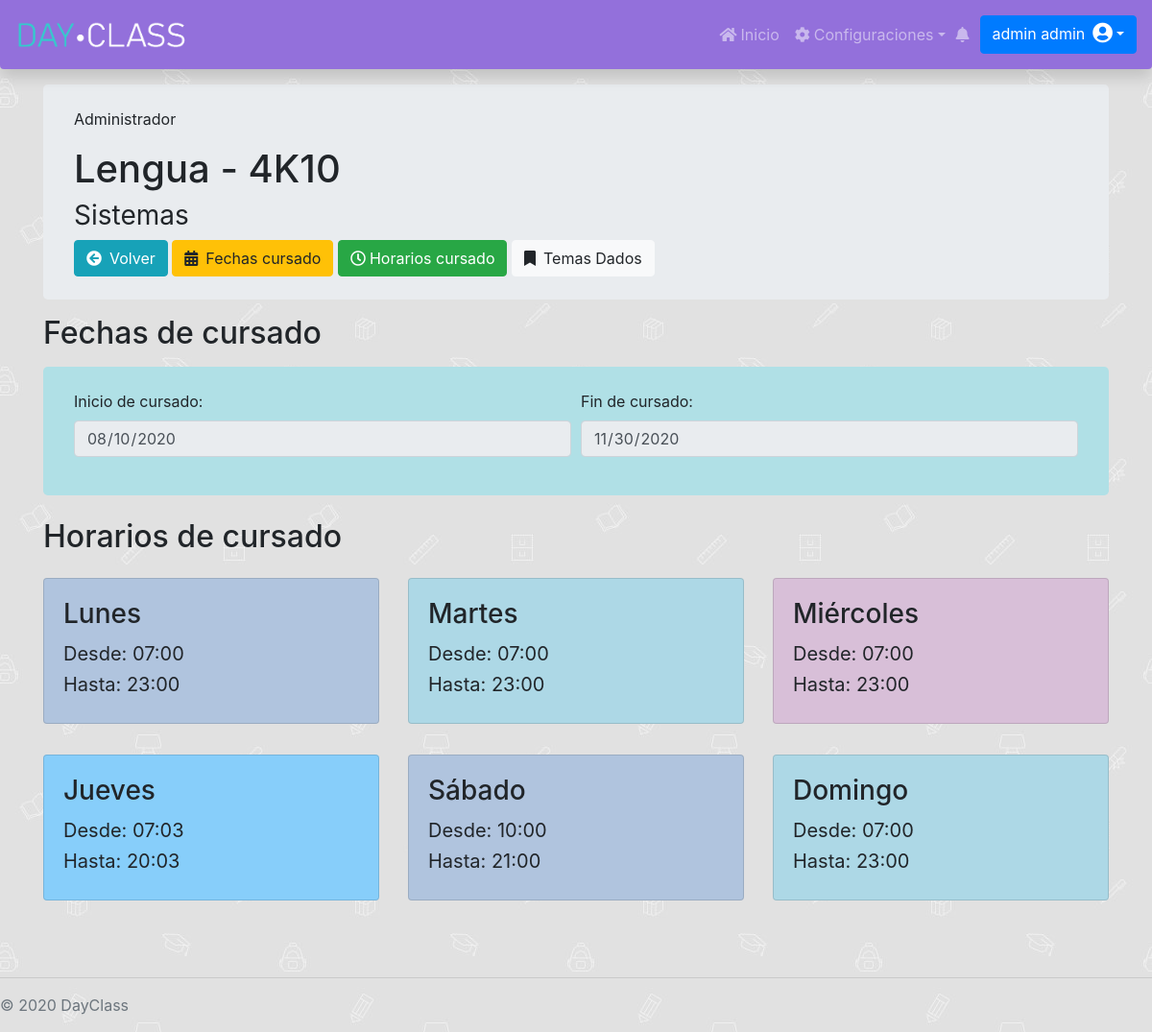
Page /Administrador/MateriaCurso/Curso/verCurso.php?id_curso=18 (signed in) on the committed database.
### tables this page shows
CREATE TABLE `curso` (
  `id` int(11) NOT NULL AUTO_INCREMENT,
  `fechaDesdeCurActual` date DEFAULT NULL,
  `fechaHastaCurActul` date DEFAULT NULL,
  `nombreCurso` varchar(255) DEFAULT NULL,
  `division_id` int(11) DEFAULT NULL,
  `materia_id` int(11) DEFAULT NULL,
  `fechaDesdeCursado` date DEFAULT NULL,
  `fechaHastaCursado` date DEFAULT NULL,
  PRIMARY KEY (`id`),
  KEY `FKb0pu5rd27n5ld9n4oamd62dwj` (`division_id`),
  KEY `FK48osbikkitlflgwqf0vh8qt7j` (`materia_id`)
);

CREATE TABLE `modalidad` (
  `id` int(11) NOT NULL AUTO_INCREMENT,
  `fechaAltaModalidad` date DEFAULT NULL,
  `fechaBajaModalidad` date DEFAULT NULL,
  `nombre` varchar(255) DEFAULT NULL,
  PRIMARY KEY (`id`)
);

### Administrador/MateriaCurso/Curso/verCurso.php (the view, shortened to what this page needs)
<?php
include "../../../databaseConection.php";
?>
<link rel="stylesheet" href="https://cdnjs.cloudflare.com/ajax/libs/twitter-bootstrap/4.1.3/css/bootstrap.css">
<link rel="stylesheet" href="https://cdn.datatables.net/1.10.21/css/dataTables.bootstrap4.min.css">
<link rel="stylesheet" href="../../../styleCards.css">
<div class="container ">
    <div class="py-4 my-3 jumbotron">
        <p class="card-text">Administrador</p>
        <?php
        $id_curso = $_GET["id_curso"];
        $consulta1 = $con->query("SELECT curso.materia_id, curso.nombreCurso, materia.nombreMateria, division.nombreDivision, modalidad.nombre AS nombreModalidad FROM `curso`, materia, division, modalidad WHERE curso.id = '$id_curso' AND curso.materia_id = materia.id AND curso.division_id = division.id AND division.modalidad_id = modalidad.id");
        $curso = $consulta1->fetch_assoc();
        $nombreCurso = $curso["nombreCurso"];
        $nombreModalidad = $curso["nombreModalidad"];
        $id_materia = $curso["materia_id"];
        echo "<h1>$nombreCurso</h1>";
        echo "<h3 class='font-weight-normal'>$nombreModalidad</h3>";
        ?>
        <a class="btn btn-info" <?php echo "href='/DayClass/Administrador/MateriaCurso/Curso/admCurso.php?id=$id_materia'"; ?>><i class="fa fa-arrow-circle-left mr-2"></i>Volver</a>
        <a class="btn btn-warning" data-toggle="modal" data-target="#modifFechasCurso"><i class="fa fa-calendar mr-2"></i>Fechas cursado</a>
        <a href="" class="btn btn-success" data-toggle="modal" data-target="#modifHorariosCurso"><i class="fa fa-clock-o mr-1"></i>Horarios cursado</a>
        <a class="btn btn-light" <?php echo "href='/DayClass/Administrador/MateriaCurso/Curso/verTemasDadosCurso.php?id_curso=$id_curso'"; ?>><i class="fa fa-bookmark mr-2"></i>Temas Dados</a>
    </div>
    <h2>Fechas de cursado</h2>
    <div class="py-4 my-3 jumbotron" style="background-color:PowderBlue;">
        <?php
        $currentDateTime = date('Y-m-d H:i:s');
        $consultaCurso = $con->query("SELECT * FROM `curso` WHERE `id` =  $id_curso");
        $resultado = $consultaCurso->fetch_assoc();
        $fchDesde = $resultado["fechaDesdeCursado"];
        $fchHasta = $resultado["fechaHastaCursado"];
        if (($fchDesde < $currentDateTime &&  $fchHasta < $currentDateTime) || ($fchDesde == "" &&  $fchHasta == "")) {
            echo "<div class='alert alert-danger' role='alert'>
                            <h5><i class='fa fa-exclamation-circle mr-2'></i>Se deben ingresar las fechas de cursado para este año.</h5>
                        </div>";
        } else {
            echo "<div class='form-row'>";
            echo "<div class='form-group col-md-6'>
            <label for='inputInicio'>Inicio de cursado:</label>
            <input type='date' class='form-control' id='inputInicioCursado' name='inputInicioCursado' placeholder='Fecha Inicio Cursado' disabled value='$fchDesde'></div>";
            echo   "<div class='form-group col-md-6'>
            <label for='inputInicio'>Fin de cursado:</label>
            <input type='date' class='form-control' id='inputInicioCursado' name='inputInicioCursado' placeholder='Fecha Inicio Cursado' disabled value='$fchHasta'></div>";
            echo "</div>";
        }
        ?>
    </div>
    <div class="row my-4">
        <?php
        $consulta3 = $con->query("SELECT horariocurso.horaInicioCurso, horariocurso.horaFinCurso, cursodia.nombreDia FROM `curso`, horariocurso, cursodia WHERE curso.id = $id_curso AND curso.id = horariocurso.curso_id AND horariocurso.cursoDia_id = cursodia.id ORDER BY cursodia.ordenDia ASC");
        $contador = 0;
        if (($consulta3->num_rows) == 0) {
            echo "<div class='alert alert-warning' role='alert'>
                    <h5><i class='fa fa-exclamation-circle mr-2'></i>Todavia no se han definido horaios para este curso</h5>
                </div>";
        } else {
            echo "<div class='col-lg-12'><h2>Horarios de cursado</h2></div>";
            while ($horarioCurso = $consulta3->fetch_assoc()) {
                if ($contador == 4) {
                    $contador = 0;
                }
                $dia = $horarioCurso["nombreDia"];
                $horaDesde = $horarioCurso["horaInicioCurso"];
                $horaHasta = $horarioCurso["horaFinCurso"];
                echo "<div class='col-lg-4 my-3' >
                <div class='card h-100 color$contador'>
                    <div class='card-body text-left'>
                        <h3 class='card-title'>$dia</h3>
                        <h5 class='font-weight-normal'>Desde: " . strftime("%H:%M", strtotime($horaDesde)) . "</h5>
                        <h5 class='font-weight-normal'>Hasta: " . strftime("%H:%M", strtotime($horaHasta)) . "</h5>
                    </div>
                </div>
            </div>";
                $contador++;
            }
        }
        ?>
    </div>
</div>

### DayClassStyle.css (style rules this page uses)
.dayclassnav { background-color: mediumpurple; }
.abajo-pagina { position: absolute; bottom: auto; width: 100%; }
body { padding-top: 4.5rem; background-image: url("/DayClass/images/school.jpg"); background-repeat: repeat; background-attachment: fixed; }

### styleCards.css (style rules this page uses)
.color0 { background-color: LightSteelBlue; }
.color1 { background-color: LightBlue; }
.color2 { background-color: Thistle; }
.color3 { background-color: lightskyblue; }

### rows in the picture
curso: nombreCurso "Lengua - 4K10", modalidad.nombre "Sistemas", inputInicioCursado "08/10/2020", inputInicioCursado "11/30/2020"

### other values in the picture
$dia "Lunes"
strftime("%H:%M", strtotime($horaDesde)) "07:00"
strftime("%H:%M", strtotime($horaHasta)) "23:00"
$dia "Martes"
$dia "Miércoles"
$dia "Jueves"
strftime("%H:%M", strtotime($horaDesde)) "07:03"
strftime("%H:%M", strtotime($horaHasta)) "20:03"
$dia "Sábado"
strftime("%H:%M", strtotime($horaDesde)) "10:00"
strftime("%H:%M", strtotime($horaHasta)) "21:00"
$dia "Domingo"
